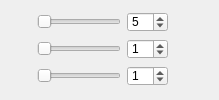
               <widget class="QWidget" name="page_4">
                <layout class="QGridLayout" name="gridLayout_8">
                 <item row="0" column="2">
                  <widget class="QSpinBox" name="m_lightSpin">
                   <property name="minimumSize">
                    <size>
                     <width>0</width>
                     <height>20</height>
                    </size>
                   </property>
                   <property name="maximumSize">
                    <size>
                     <width>16777215</width>
                     <height>20</height>
                    </size>
                   </property>
                   <property name="value">
                    <number>5</number>
                   </property>
                  </widget>
                 </item>
                 <item row="0" column="0">
                  <widget class="QLabel" name="label">
                   <property name="minimumSize">
                    <size>
                     <width>20</width>
                     <height>20</height>
                    </size>
                   </property>
                   <property name="maximumSize">
                    <size>
                     <width>20</width>
                     <height>20</height>
                    </size>
                   </property>
                   <property name="styleSheet">
                    <string notr="true">border-image: url(:/res/icons8-sun-24.png);</string>
                   </property>
                   <property name="text">
                    <string/>
                   </property>
                  </widget>
                 </item>
                 <item row="1" column="1">
                  <widget class="QSlider" name="m_contrastSlider">
                   <property name="minimumSize">
                    <size>
                     <width>0</width>
                     <height>15</height>
                    </size>
                   </property>
                   <property name="maximumSize">
                    <size>
                     <width>16777215</width>
                     <height>15</height>
                    </size>
                   </property>
                   <property name="orientation">
                    <enum>Qt::Horizontal</enum>
                   </property>
                  </widget>
                 </item>
                 <item row="1" column="0">
                  <widget class="QLabel" name="label_9">
                   <property name="minimumSize">
                    <size>
                     <width>20</width>
                     <height>20</height>
                    </size>
                   </property>
                   <property name="maximumSize">
                    <size>
                     <width>20</width>
                     <height>20</height>
                    </size>
                   </property>
                   <property name="styleSheet">
                    <string notr="true">border-image: url(:/res/icons8-contrast-30.png);</string>
                   </property>
                   <property name="text">
                    <string/>
                   </property>
                  </widget>
                 </item>
                 <item row="1" column="2">
                  <widget class="QSpinBox" name="m_contrastSpin">
                   <property name="minimumSize">
                    <size>
                     <width>0</width>
                     <height>20</height>
                    </size>
                   </property>
                   <property name="maximumSize">
                    <size>
                     <width>16777215</width>
                     <height>20</height>
                    </size>
                   </property>
                   <property name="value">
                    <number>1</number>
                   </property>
                  </widget>
                 </item>
                 <item row="2" column="0">
                  <widget class="QLabel" name="label_10">
                   <property name="minimumSize">
                    <size>
                     <width>20</width>
                     <height>20</height>
                    </size>
                   </property>
                   <property name="maximumSize">
                    <size>
                     <width>20</width>
                     <height>20</height>
                    </size>
                   </property>
                   <property name="styleSheet">
                    <string notr="true">border-image: url(:/res/icons8-color-filter-120.png);</string>
                   </property>
                   <property name="text">
                    <string/>
                   </property>
                  </widget>
                 </item>
                 <item row="0" column="1">
                  <widget class="QSlider" name="m_lightSlider">
                   <property name="minimumSize">
                    <size>
                     <width>0</width>
                     <height>15</height>
                    </size>
                   </property>
                   <property name="maximumSize">
                    <size>
                     <width>16777215</width>
                     <height>15</height>
                    </size>
                   </property>
                   <property name="orientation">
                    <enum>Qt::Horizontal</enum>
                   </property>
                  </widget>
                 </item>
                 <item row="2" column="1">
                  <widget class="QSlider" name="m_gammaSlider">
                   <property name="minimumSize">
                    <size>
                     <width>0</width>
                     <height>15</height>
                    </size>
                   </property>
                   <property name="maximumSize">
                    <size>
                     <width>16777215</width>
                     <height>15</height>
                    </size>
                   </property>
                   <property name="orientation">
                    <enum>Qt::Horizontal</enum>
                   </property>
                  </widget>
                 </item>
                 <item row="2" column="2">
                  <widget class="QSpinBox" name="m_gammaSpin">
                   <property name="minimumSize">
                    <size>
                     <width>0</width>
                     <height>20</height>
                    </size>
                   </property>
                   <property name="maximumSize">
                    <size>
                     <width>16777215</width>
                     <height>20</height>
                    </size>
                   </property>
                   <property name="value">
                    <number>1</number>
                   </property>
                  </widget>
                 </item>
                 <item row="1" column="3">
                  <spacer name="horizontalSpacer_4">
                   <property name="orientation">
                    <enum>Qt::Horizontal</enum>
                   </property>
                   <property name="sizeHint" stdset="0">
                    <size>
                     <width>40</width>
                     <height>20</height>
                    </size>
                   </property>
                  </spacer>
                 </item>
                </layout>
               </widget>
